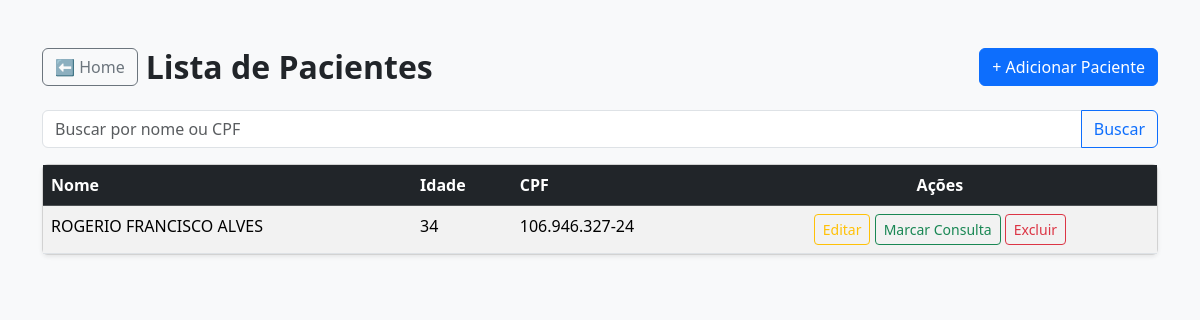
The app's page /pacientes/ with its own data.
### pacientes/models.py (models this page shows, shortened)
class Paciente(models.Model):
    nome = models.CharField(max_length=100)
    idade = models.IntegerField()
    cpf = models.CharField(max_length=14, unique=True)

### pacientes/views.py (the view)
# urls.py: path('', views.listar_pacientes, name='listar_pacientes'),
def listar_pacientes(request):
    termo = request.GET.get('busca', '')
    pacientes = Paciente.objects.all()
    if termo:
        pacientes = pacientes.filter(
            Q(nome__icontains=termo) |
            Q(cpf__icontains=termo.replace('.', '').replace('-', ''))
        )
    return render(request, 'pacientes/listar.html', {
        'pacientes': pacientes,
        'termo': termo
    })

### pacientes/templatetags/cpf_filters.py (called while the page is built)
@register.filter
def mascara_cpf(valor):
    if not valor:
        return ''
    cpf = re.sub(r'\D', '', valor)
    if len(cpf) != 11:
        return valor
    return f'{cpf[:3]}.{cpf[3:6]}.{cpf[6:9]}-{cpf[9:]}'

### pacientes/templates/pacientes/listar.html (shortened to what this page needs)
{% load cpf_filters %}
<!DOCTYPE html>
<html lang="pt-br">
<head>
    <link href="https://cdn.jsdelivr.net/npm/bootstrap@5.3.2/dist/css/bootstrap.min.css" rel="stylesheet">
</head>
<body class="bg-light">
<div class="container mt-5">
    <div class="d-flex justify-content-between align-items-center mb-4">
        <div class="d-flex align-items-center gap-2">
            <a href="{% url 'home' %}" class="btn btn-outline-secondary">
                ⬅ Home
            </a>
            <h2 class="fw-bold mb-0">Lista de Pacientes</h2>
        </div>
        <a href="{% url 'adicionar_paciente' %}" class="btn btn-primary">
            + Adicionar Paciente
        </a>
    </div>
    <form method="get" class="mb-3">
        <div class="input-group">
            <input
                type="text"
                name="busca"
                id="busca"
                class="form-control"
                placeholder="Buscar por nome ou CPF"
                value="{{ termo|default:'' }}"
                oninput="mascaraCPF(this)"
            >
            <button class="btn btn-outline-primary" type="submit">
                Buscar
            </button>
        </div>
    </form>
    <div class="card shadow-sm">
        <div class="card-body p-0">
            <table class="table table-hover table-striped mb-0">
                <thead class="table-dark">
                    <tr>
                        <th>Nome</th>
                        <th>Idade</th>
                        <th>CPF</th>
                        <th class="text-center">Ações</th>
                    </tr>
                </thead>
                <tbody>
                    {% for paciente in pacientes %}
                    <tr>
                        <td>{{ paciente.nome }}</td>
                        <td>{{ paciente.idade }}</td>
                        <td>{{ paciente.cpf|mascara_cpf }}</td>
                       <td class="text-center">
    <a href="{% url 'editar_paciente' paciente.pk %}"
       class="btn btn-sm btn-outline-warning">
        Editar
    </a>
<a href="{% url 'marcar_consulta' paciente.pk %}"
   class="btn btn-sm btn-outline-success">
    Marcar Consulta
</a>
    <a href="{% url 'excluir_paciente' paciente.pk %}"
       class="btn btn-sm btn-outline-danger"
       onclick="return confirm('Deseja realmente excluir este paciente?');">
        Excluir
    </a>
</td>
                    </tr>
                    {% empty %}
                    <tr>
                        <td colspan="4" class="text-center text-muted py-4">
                            Nenhum paciente cadastrado.
                        </td>
                    </tr>
                    {% endfor %}
                </tbody>
            </table>
        </div>
    </div>
</div>
</body>
</html>

### records on screen
Paciente: nome "ROGERIO FRANCISCO ALVES", idade "34", cpf|mascara_cpf "106.946.327-24"
